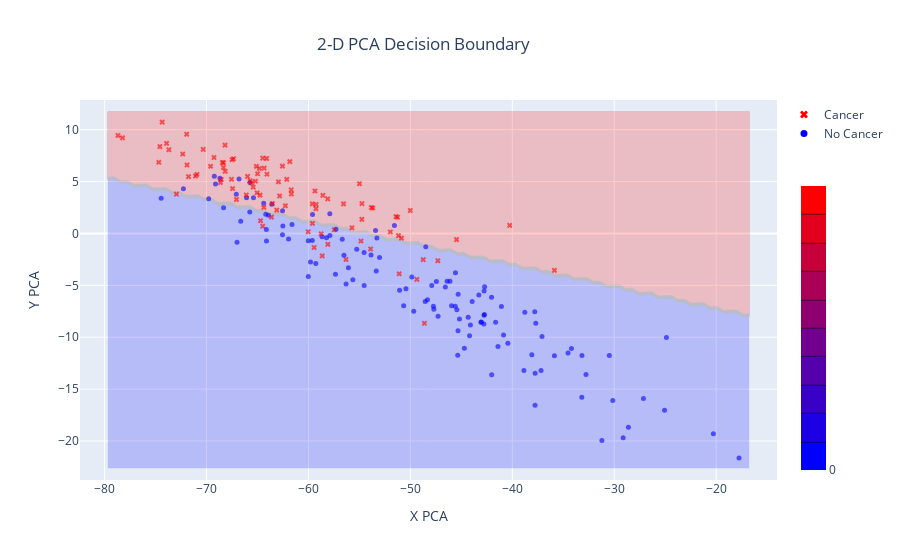

The notebook cell saved with this chart:
### Code cell
plot_decision_regions_2dPCA(data)
